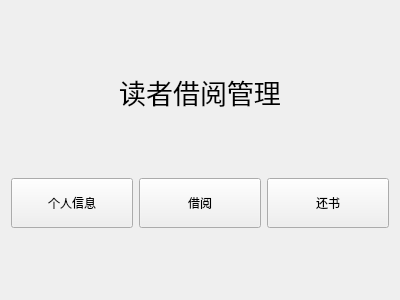
<?xml version="1.0" encoding="UTF-8"?>
<ui version="4.0">
 <class>ReaderBorrowAndReturnView</class>
 <widget class="QWidget" name="ReaderBorrowAndReturnView">
  <property name="geometry">
   <rect>
    <x>0</x>
    <y>0</y>
    <width>400</width>
    <height>300</height>
   </rect>
  </property>
  <property name="windowTitle">
   <string>读者借阅/还书界面</string>
  </property>
  <layout class="QVBoxLayout" name="verticalLayout">
   <item>
    <spacer name="verticalSpacer_3">
     <property name="orientation">
      <enum>Qt::Orientation::Vertical</enum>
     </property>
     <property name="sizeHint" stdset="0">
      <size>
       <width>20</width>
       <height>62</height>
      </size>
     </property>
    </spacer>
   </item>
   <item>
    <widget class="QLabel" name="label">
     <property name="font">
      <font>
       <pointsize>20</pointsize>
      </font>
     </property>
     <property name="text">
      <string>读者借阅管理</string>
     </property>
     <property name="alignment">
      <set>Qt::AlignmentFlag::AlignCenter</set>
     </property>
    </widget>
   </item>
   <item>
    <spacer name="verticalSpacer_2">
     <property name="orientation">
      <enum>Qt::Orientation::Vertical</enum>
     </property>
     <property name="sizeHint" stdset="0">
      <size>
       <width>20</width>
       <height>61</height>
      </size>
     </property>
    </spacer>
   </item>
   <item>
    <layout class="QHBoxLayout" name="horizontalLayout">
     <item>
      <widget class="QPushButton" name="btPerson">
       <property name="minimumSize">
        <size>
         <width>50</width>
         <height>50</height>
        </size>
       </property>
       <property name="text">
        <string>个人信息</string>
       </property>
      </widget>
     </item>
     <item>
      <widget class="QPushButton" name="btBorrow">
       <property name="minimumSize">
        <size>
         <width>50</width>
         <height>50</height>
        </size>
       </property>
       <property name="text">
        <string>借阅</string>
       </property>
      </widget>
     </item>
     <item>
      <widget class="QPushButton" name="btReturn">
       <property name="minimumSize">
        <size>
         <width>50</width>
         <height>50</height>
        </size>
       </property>
       <property name="text">
        <string>还书</string>
       </property>
      </widget>
     </item>
    </layout>
   </item>
   <item>
    <spacer name="verticalSpacer">
     <property name="orientation">
      <enum>Qt::Orientation::Vertical</enum>
     </property>
     <property name="sizeHint" stdset="0">
      <size>
       <width>20</width>
       <height>62</height>
      </size>
     </property>
    </spacer>
   </item>
  </layout>
 </widget>
 <resources/>
 <connections/>
</ui>
